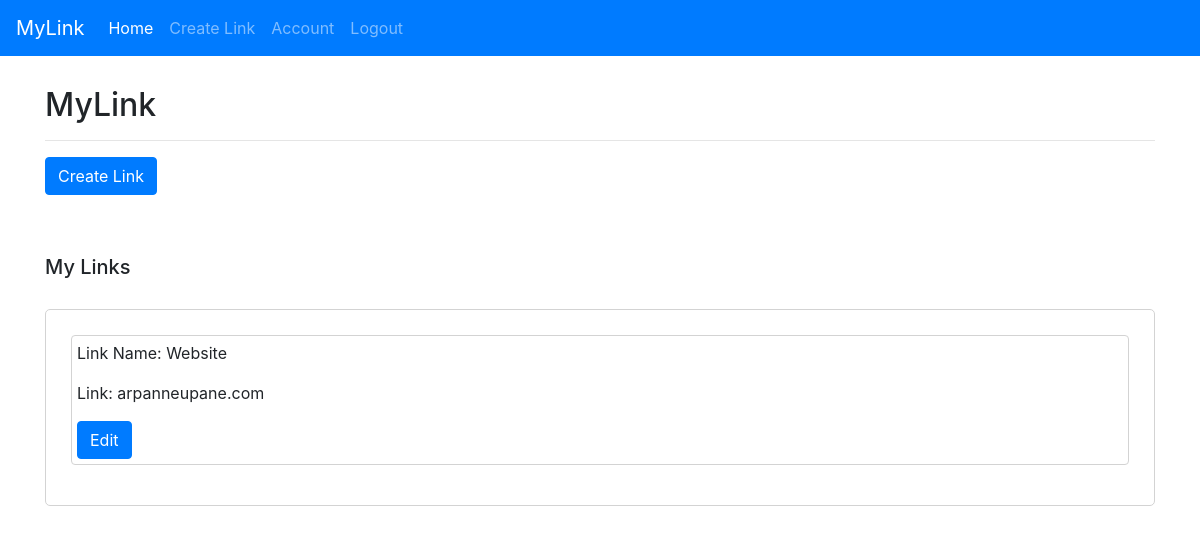
Page /dashboard (signed in) on the earlier database version.
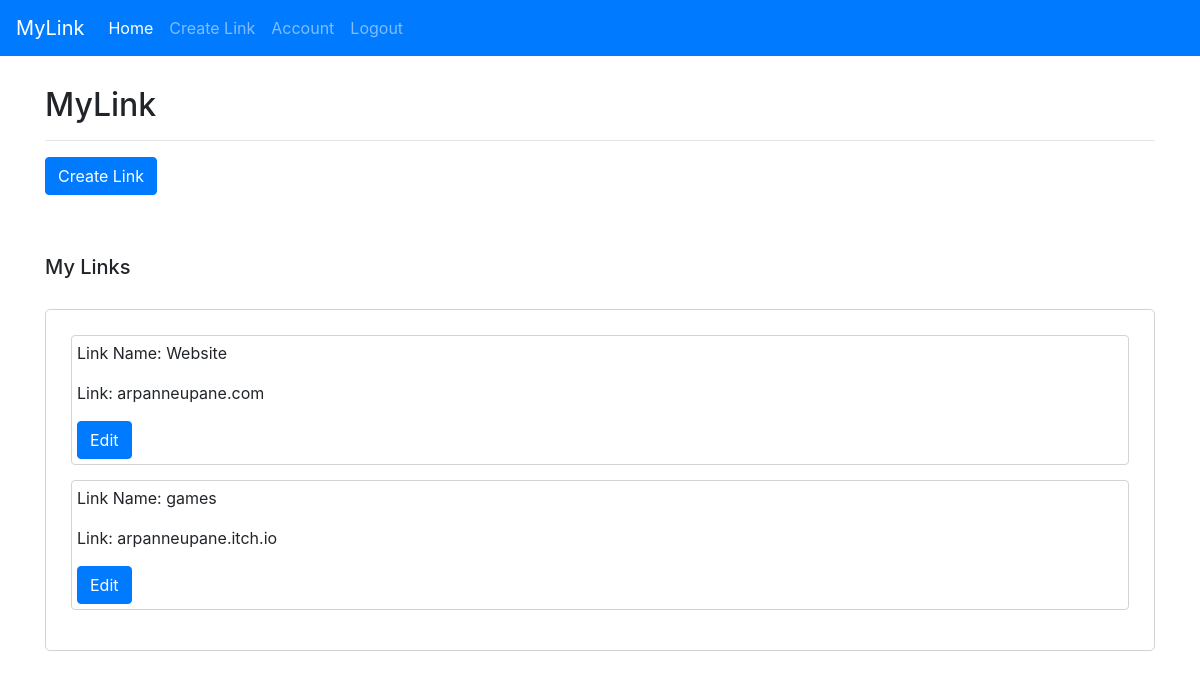
Same page on the later database version.
### app.py (models this page shows)
class Link(db.Model):
    id = db.Column(db.Integer, primary_key=True)
    link = db.Column(db.String(100), nullable=False)
    link_name = db.Column(db.String(50), nullable=False)
    user_id = db.Column(db.Integer, db.ForeignKey('user.id'), nullable=False)

### app.py (the view)
@app.route('/dashboard', methods=['GET', "POST"])
@login_required
def dashboard():
    links = Link.query.filter_by(owner=current_user).all()
    links_total = 0
    for link in links:
        links_total += 1
    return render_template('pages/dashboard.html', title='Dashboard', links=links, links_total=links_total)

### app.py (called while the page is built)
@login_manager.user_loader
def load_user(user_id):
    return User.query.get(int(user_id))

### templates/pages/dashboard.html (shortened to what this page needs)
<!doctype html>
<html lang="en">
<head>
    <link rel="stylesheet" href="https://stackpath.bootstrapcdn.com/bootstrap/4.3.1/css/bootstrap.min.css"
>
</head>
<body>
    <nav class="navbar navbar-expand-lg navbar-dark bg-primary">
        <a class="navbar-brand" href="{{ url_for('dashboard') }}">MyLink</a>
        <div class="collapse navbar-collapse" id="navbarSupportedContent">
            <ul class="navbar-nav mr-auto">
                <li class="nav-item active">
                    <a class="nav-link" href="{{ url_for('dashboard') }}">Home </a>
                </li>
                <li class="nav-item">
                    <a class="nav-link" href="{{ url_for('create_link') }}">Create Link</a>
                </li>
                <li class="nav-item">
                    <a class="nav-link" href="{{ url_for('account') }}">Account</a>
                </li>
                <li class="nav-item">
                    <a class="nav-link" href="{{ url_for('logout') }}">Logout</a>
                </li>
        </div>
    </nav>
    <div class="container">
        <div class="header">
            <h2>MyLink</h2>
            <hr>
                <a href="{{ url_for('create_link') }}" class="btn btn-primary">Create Link</a>
            </div>
            <div class="my-sites">
                <h5>My Links</h5>
                <div class="all-sites">
                    {% if links_total == 0 %}
                    <p>You don't have any links on your site.</p>
                    {% else %}
                    {% for link in links %}
                    <div class="link">
                        <p>Link Name: {{link.link_name}}</p>
                        <p>Link: {{link.link}}</p>
                        <a class="btn btn-primary" href="#">Edit</a>
                    </div>
                    {% endfor %}
                    {% endif %}
                </div>
            </div>
        </div>
</body>
</html>

Differences in the rows shown:
added Link: link_name "games", link "arpanneupane.itch.io"
